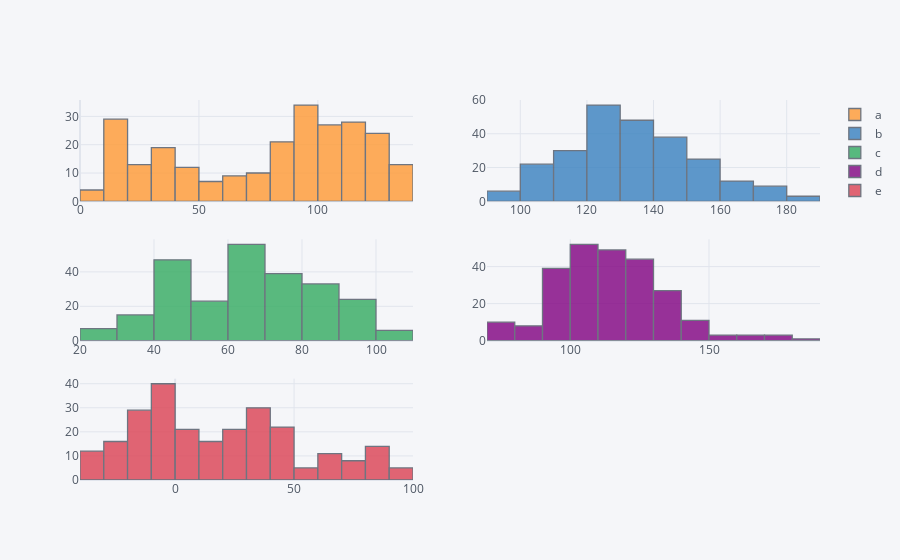

The notebook cell saved with this chart:
### Code cell
plyo.iplot(df.iplot(kind='hist', subplots=True, bins=15, asFigure=True), image='png', filename='.\ply_03')

### Figure 1 — Plotly figure (JSON) as saved in the notebook; plotly's stock layout.template omitted (floating-point values rounded to 4 significant figures; data arrays with more than 128 entries replaced by an {"elided": "..."} marker saying what was removed)
{"data": [{"histfunc": "count", "histnorm": "", "marker": {"color": "rgba(255, 153, 51, 1.0)", "line": {"color": "#4D5663", "width": 1.3}}, "name": "a", "nbinsx": 15, "opacity": 0.8, "orientation": "v", "type": "histogram", "x": {"elided": "250 float values"}, "xaxis": "x", "yaxis": "y"}, {"histfunc": "count", "histnorm": "", "marker": {"color": "rgba(55, 128, 191, 1.0)", "line": {"color": "#4D5663", "width": 1.3}}, "name": "b", "nbinsx": 15, "opacity": 0.8, "orientation": "v", "type": "histogram", "x": {"elided": "250 float values"}, "xaxis": "x2", "yaxis": "y2"}, {"histfunc": "count", "histnorm": "", "marker": {"color": "rgba(50, 171, 96, 1.0)", "line": {"color": "#4D5663", "width": 1.3}}, "name": "c", "nbinsx": 15, "opacity": 0.8, "orientation": "v", "type": "histogram", "x": {"elided": "250 float values"}, "xaxis": "x3", "yaxis": "y3"}, {"histfunc": "count", "histnorm": "", "marker": {"color": "rgba(128, 0, 128, 1.0)", "line": {"color": "#4D5663", "width": 1.3}}, "name": "d", "nbinsx": 15, "opacity": 0.8, "orientation": "v", "type": "histogram", "x": {"elided": "250 float values"}, "xaxis": "x4", "yaxis": "y4"}, {"histfunc": "count", "histnorm": "", "marker": {"color": "rgba(219, 64, 82, 1.0)", "line": {"color": "#4D5663", "width": 1.3}}, "name": "e", "nbinsx": 15, "opacity": 0.8, "orientation": "v", "type": "histogram", "x": {"elided": "250 float values"}, "xaxis": "x5", "yaxis": "y5"}], "layout": {"barmode": "overlay", "legend": {"bgcolor": "#F5F6F9", "font": {"color": "#4D5663"}}, "paper_bgcolor": "#F5F6F9", "plot_bgcolor": "#F5F6F9", "title": {"font": {"color": "#4D5663"}}, "xaxis": {"anchor": "y", "domain": [0, 0.45], "gridcolor": "#E1E5ED", "showgrid": true, "tickfont": {"color": "#4D5663"}, "title": {"font": {"color": "#4D5663"}, "text": ""}, "zerolinecolor": "#E1E5ED"}, "xaxis2": {"anchor": "y2", "domain": [0.55, 1], "gridcolor": "#E1E5ED", "showgrid": true, "tickfont": {"color": "#4D5663"}, "title": {"font": {"color": "#4D5663"}, "text": ""}, "zerolinecolor": "#E1E5ED"}, "xaxis3": {"anchor": "y3", "domain": [0, 0.45], "gridcolor": "#E1E5ED", "showgrid": true, "tickfont": {"color": "#4D5663"}, "title": {"font": {"color": "#4D5663"}, "text": ""}, "zerolinecolor": "#E1E5ED"}, "xaxis4": {"anchor": "y4", "domain": [0.55, 1], "gridcolor": "#E1E5ED", "showgrid": true, "tickfont": {"color": "#4D5663"}, "title": {"font": {"color": "#4D5663"}, "text": ""}, "zerolinecolor": "#E1E5ED"}, "xaxis5": {"anchor": "y5", "domain": [0, 0.45], "gridcolor": "#E1E5ED", "showgrid": true, "tickfont": {"color": "#4D5663"}, "title": {"font": {"color": "#4D5663"}, "text": ""}, "zerolinecolor": "#E1E5ED"}, "yaxis": {"anchor": "x", "domain": [0.7333, 1], "gridcolor": "#E1E5ED", "showgrid": true, "tickfont": {"color": "#4D5663"}, "title": {"font": {"color": "#4D5663"}, "text": ""}, "zerolinecolor": "#E1E5ED"}, "yaxis2": {"anchor": "x2", "domain": [0.7333, 1], "gridcolor": "#E1E5ED", "showgrid": true, "tickfont": {"color": "#4D5663"}, "title": {"font": {"color": "#4D5663"}, "text": ""}, "zerolinecolor": "#E1E5ED"}, "yaxis3": {"anchor": "x3", "domain": [0.3667, 0.6333], "gridcolor": "#E1E5ED", "showgrid": true, "tickfont": {"color": "#4D5663"}, "title": {"font": {"color": "#4D5663"}, "text": ""}, "zerolinecolor": "#E1E5ED"}, "yaxis4": {"anchor": "x4", "domain": [0.3667, 0.6333], "gridcolor": "#E1E5ED", "showgrid": true, "tickfont": {"color": "#4D5663"}, "title": {"font": {"color": "#4D5663"}, "text": ""}, "zerolinecolor": "#E1E5ED"}, "yaxis5": {"anchor": "x5", "domain": [0, 0.2667], "gridcolor": "#E1E5ED", "showgrid": true, "tickfont": {"color": "#4D5663"}, "title": {"font": {"color": "#4D5663"}, "text": ""}, "zerolinecolor": "#E1E5ED"}}}
